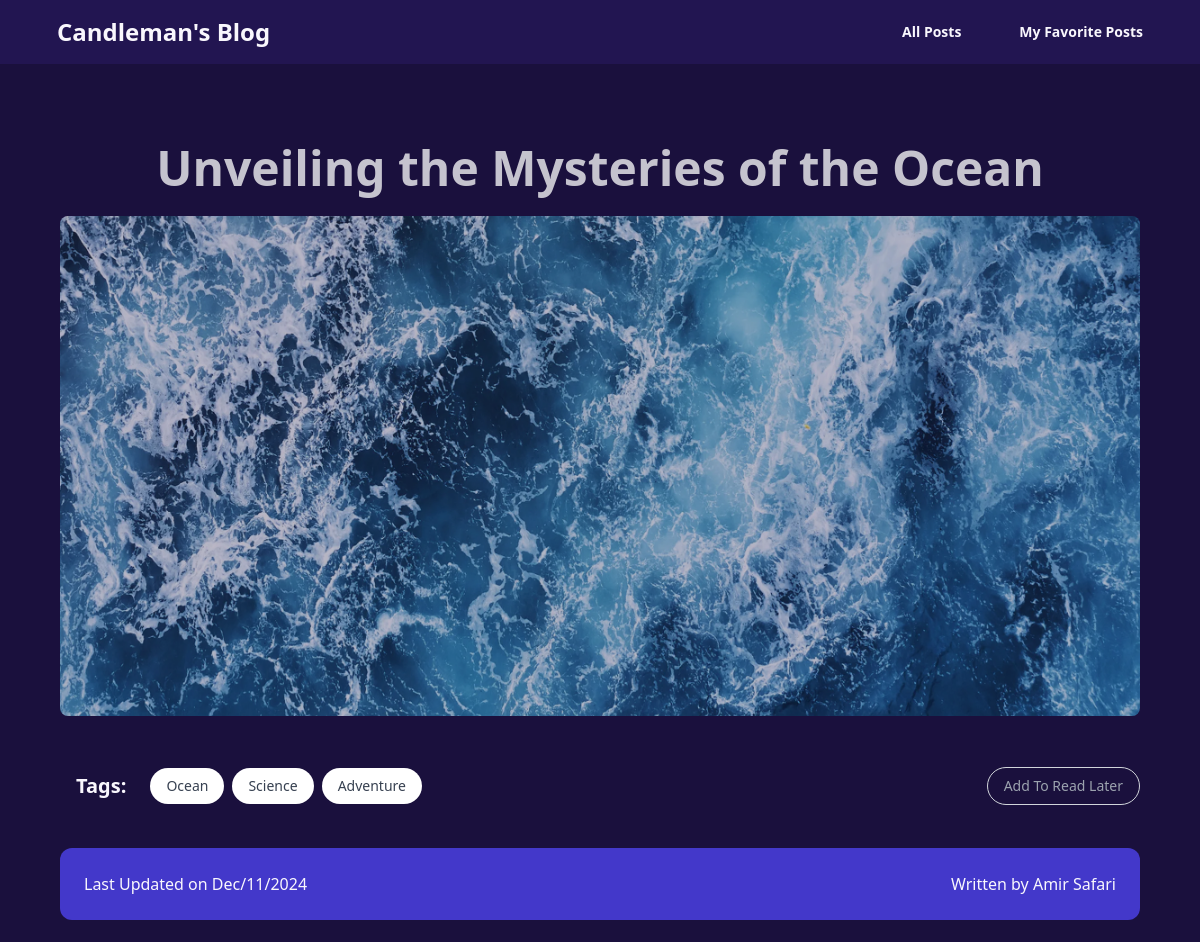
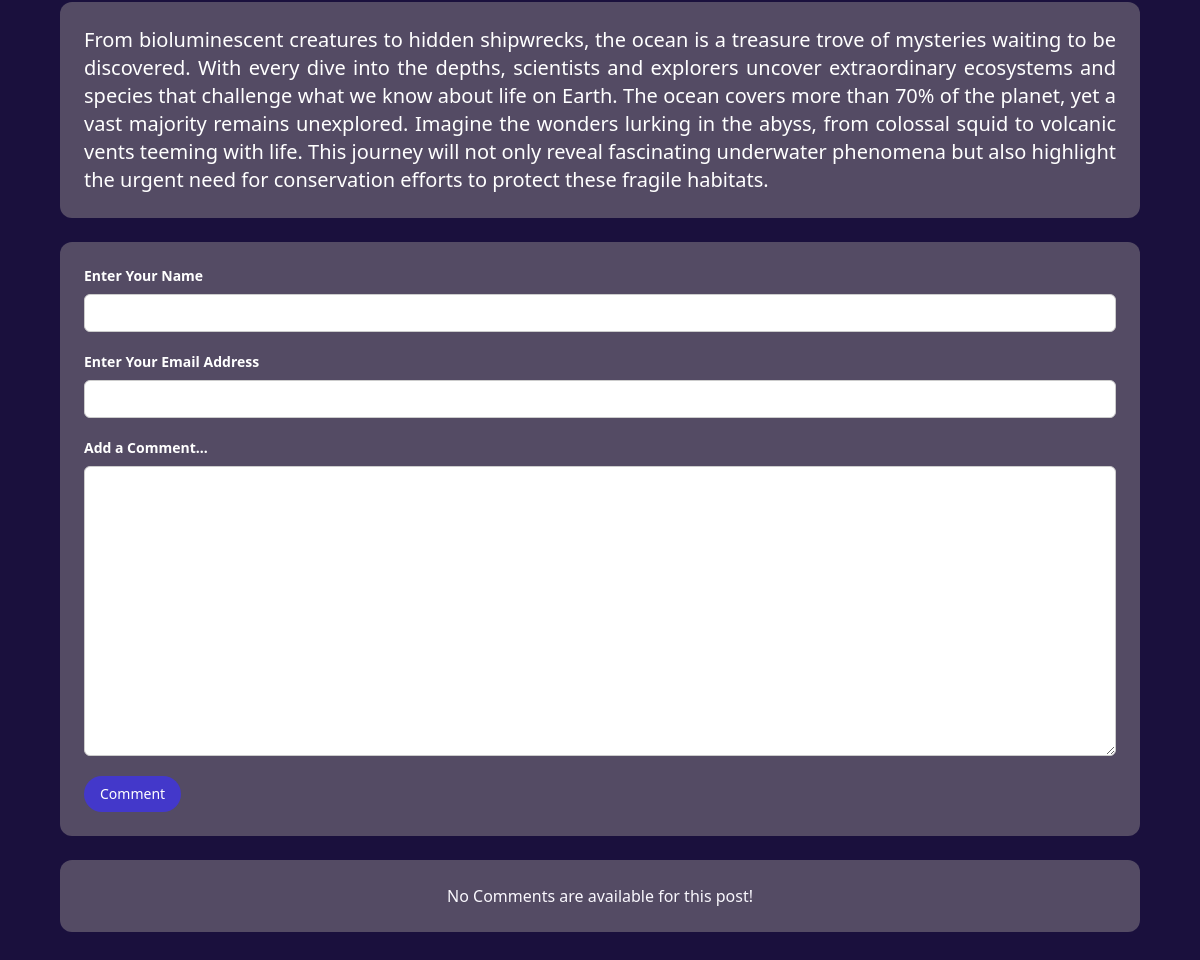
The page /posts/unveiling-the-mysteries-of-the-ocean on the database its author committed (2 pictures, top to bottom).
### blog/models.py (models this page shows, shortened)
class Post(models.Model):
    title = models.CharField(max_length=150)
    excerpt = models.TextField(max_length=350)
    image = models.ImageField(upload_to="posts", null=True)
    date = models.DateField(auto_now_add=True)
    slug = models.SlugField(max_length=160, unique=True, db_index=True)
    content = models.TextField(validators=[MinLengthValidator(10)])
    author = models.ForeignKey(
        Author, on_delete=models.SET_NULL, null=True, related_name="posts"
    )
    tags = models.ManyToManyField(Tag)

class Tag(models.Model):
    caption = models.CharField(max_length=25, unique=True)

class Author(models.Model):
    first_name = models.CharField(max_length=150)
    last_name = models.CharField(max_length=150, blank=True, null=True)
    email = models.EmailField()
    def get_full_name(self):
        return f"{self.first_name} {self.last_name}"
    def __str__(self):
        if self.last_name:
            return self.get_full_name()
        else:
            return self.first_name

### blog/views.py (the view, shortened to what this page needs)
# urls.py: path("posts/<slug:slug>", views.PostDetailView.as_view(), name="post-detail-page"),
class PostDetailView(View):
    def is_post_stored(self, request, post_id):
        stored_posts = request.session.get("stored_posts")
        if stored_posts is not None:
            is_saved_for_later = post_id in stored_posts
        else:
            is_saved_for_later = False
        return is_saved_for_later
    def get(self, request, slug):
        post = get_object_or_404(Post, slug=slug)
        context = {
            "post": post,
            "comment_form": CommentForm(),
            "comments": post.comments.all().order_by("-id"),
            "is_saved_for_later": self.is_post_stored(request, post.id),
        }
        return render(request, "blog/post-detail.html", context)

### blog/forms.py
class CommentForm(forms.ModelForm):
    class Meta:
        model = Comment
        exclude = [
            "post",
            "date",
        ]
        labels = {
            "username": "Enter Your Name",
            "user_email": "Enter Your Email Address",
            "text": "Add a Comment...",
        }

### blog/templates/blog/post-detail.html (shortened to what this page needs)
{% extends "base.html" %}
{% load static %}
{% load static tailwind_tags %}
{%load widget_tweaks %}
{% block css_styles %}
<link rel="stylesheet" href="{% static 'blog/post_details.css' %}" />
{% endblock %} {% block content %}
<div class="flex items-center justify-center py-10 px-6">
    <div class="grid gap-6 max-w-[1080px] text-center">
        <h1 class="text-5xl font-bold text-white/75 hover:text-white mt-10 mx-5 cursor-pointer">
            {{post.title}}
        </h1>
        <img src="{{post.image.url}}" alt="Album"
            class="rounded-lg opacity-70 hover:opacity-100 object-cover aspect w-full h-[500px] hover:drop-shadow-2xl cursor-pointer duration-300 ease-in-out" />
        <div class="flex flex-wrap justify-start items-center text-center gap-2 mt-2">
            <h3 class="text-xl font-semibold mt-6 mx-4 my-6">Tags:</h3>
            {% for tag in post.tags.all %}
            <span
                class="bg-white rounded-full px-4 py-2 text-sm text-gray-700 hover:bg-[#7e82a5] transition duration-300 ease-in-out cursor-pointer">
                {{ tag.caption }}
            </span>
            {% empty %}
            <span class="bg-white rounded-full px-4 py-2 text-sm text-gray-700">No tags available</span>
            {% endfor %}
            <form action="{% url 'read-later' %}" method="POST">
                <button
                    class="btn-outline border border-gray-300 rounded-full px-4 py-2 text-sm transition duration-300 ease-in-out
    {% if is_saved_for_later %}bg-white text-gray-900{% else %}text-gray-400 hover:bg-[#7e82a5] hover:text-white{% endif %}">
                    {% if is_saved_for_later %}
                    Remove From Read Later
                    {% else %}
                    Add To Read Later
                    {% endif %}
                </button>
            </form>
        </div>
        <div
            class="flex justify-between h-[16] w-full items-center p-6 rounded-xl hover:bg-[#31298f] bg-[#4338ca] duration-300 ease-in-out">
            <p class="text-muted text-md text-left">
                Last Updated on {{post.date|date:"M/d/Y"|title}}
            </p>
            <p class="text-muted text-md text-right">
                Written by {{post.author|title}}
            </p>
        </div>
        <p
            class="text-xl text-white text-justify p-6 rounded-xl bg-[#544b64] hover:bg-[#81739a] duration-300 ease-in-out cursor-default">
            {{post.content}}
        </p>
        <div class="text-xl bg-[#544b64] text-justify p-6 rounded-xl cursor-default">
            <form class="text-black" action="" method="POST">
                {% csrf_token %} {% for field in comment_form %}
                <div class="form-control mb-4">
                    <label class="block text-sm font-semibold text-white 00 mb-2">{{ field.label }}</label>
                    <div class="relative">
                        {{ field|add_class:"text-black"}}
                    </div>
                </div>
                {% endfor %}
                <button type="submit"
                    class="rounded-full px-4 py-2 text-sm text-white hover:bg-[#31298f] bg-[#4338ca] transition duration-300 ease-in-out cursor-pointer focus:outline-none focus:ring-2 focus:ring-[#31298f] active:bg-[#31298f]">
                    Comment
                </button>
            </form>
        </div>
        <div class="bg-[#544b64] text-justify p-6 rounded-xl cursor-default items-center justify-center">
            {% for comment in comments %}
            <div
                class="flex flex-col md:flex-row w-full bg-[#2f2b36] hover:bg-[#81739a] duration-300 ease-in-out py-4 md:py-6 my-4 md:my-6 rounded-xl overflow-hidden">
                <div
                    class="text-lg md:text-2xl font-bold flex justify-center px-2 md:px-4 md:w-[25%] text-center break-all max-w-full">
                    {{comment.username}}
                </div>
                <div class="px-2 md:px-4 md:w-[75%] break-all max-w-full">
                    {{comment.text}}
                </div>
            </div>
            {% empty %}
            <p class="text-center">No Comments are available for this post!</p>
            {% endfor %}
        </div>
    </div>
</div>
{% endblock %}

### blog/static/blog/post_details.css (style rules this page uses)
.form-control { margin-bottom: 1rem; }
.form-control label { font-weight: bold; margin-bottom: 0.5rem; display: block; }
.form-control input, .form-control textarea { display: block; width: 100%; font: inherit; padding: 0.25rem; border-radius: 6px; border: 1px solid #ccc; }

### rows shown on the page
Post: title "Unveiling the Mysteries of the Ocean", image (picture), date "Dec/11/2024", author "Amir Safari", content "From bioluminescent creatures to hidden shipwrecks, the ocean is a treasure trove of mysteries waiting to be discovered. With every dive into the depths, scientists and explorers uncover extraordinary ecosystems and species that challenge what we know about life on Earth. The ocean covers more than 70% of the planet, yet a vast majority remains unexplored. Imagine the wonders lurking in the abyss, from colossal squid to volcanic vents teeming with life. This journey will not only reveal fascinating underwater phenomena but also highlight the urgent need for conservation efforts to protect these fragile habitats."
Tag: caption "Ocean"
Tag: caption "Science"
Tag: caption "Adventure"

### other values the page prints
{{ field.label }} "Enter Your Name" "Enter Your Email Address" "Add a Comment..."
